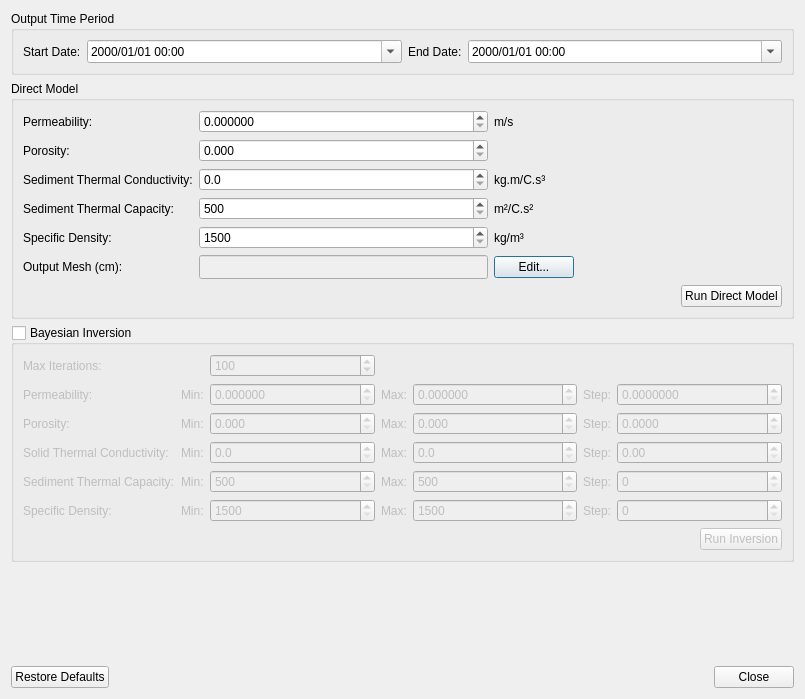
<?xml version="1.0" encoding="UTF-8"?>
<ui version="4.0">
 <class>ComputeDialog</class>
 <widget class="QDialog" name="ComputeDialog">
  <property name="geometry">
   <rect>
    <x>0</x>
    <y>0</y>
    <width>805</width>
    <height>699</height>
   </rect>
  </property>
  <property name="minimumSize">
   <size>
    <width>200</width>
    <height>0</height>
   </size>
  </property>
  <property name="windowTitle">
   <string>Compute Dialog</string>
  </property>
  <layout class="QVBoxLayout" name="verticalLayout_3">
   <item>
    <widget class="QGroupBox" name="boxDates">
     <property name="title">
      <string>Output Time Period</string>
     </property>
     <layout class="QHBoxLayout" name="horizontalLayout_4" stretch="0,1,0,1">
      <item>
       <widget class="QLabel" name="label_32">
        <property name="text">
         <string>Start Date:</string>
        </property>
       </widget>
      </item>
      <item>
       <widget class="QDateTimeEdit" name="editStartDate">
        <property name="displayFormat">
         <string>yyyy/MM/dd HH:mm</string>
        </property>
        <property name="calendarPopup">
         <bool>true</bool>
        </property>
       </widget>
      </item>
      <item>
       <widget class="QLabel" name="label_33">
        <property name="text">
         <string>End Date:</string>
        </property>
       </widget>
      </item>
      <item>
       <widget class="QDateTimeEdit" name="editEndDate">
        <property name="displayFormat">
         <string>yyyy/MM/dd HH:mm</string>
        </property>
        <property name="calendarPopup">
         <bool>true</bool>
        </property>
       </widget>
      </item>
     </layout>
    </widget>
   </item>
   <item>
    <widget class="QGroupBox" name="boxModel">
     <property name="title">
      <string>Direct Model</string>
     </property>
     <layout class="QVBoxLayout" name="verticalLayout">
      <item>
       <layout class="QGridLayout" name="gridLayout_2">
        <item row="0" column="0">
         <widget class="QLabel" name="label_2">
          <property name="text">
           <string>Permeability:</string>
          </property>
         </widget>
        </item>
        <item row="0" column="1">
         <widget class="QDoubleSpinBox" name="editPermeability">
          <property name="decimals">
           <number>6</number>
          </property>
          <property name="maximum">
           <double>1.000000000000000</double>
          </property>
         </widget>
        </item>
        <item row="0" column="2">
         <widget class="QLabel" name="label_28">
          <property name="text">
           <string>m/s</string>
          </property>
         </widget>
        </item>
        <item row="1" column="0">
         <widget class="QLabel" name="label_3">
          <property name="text">
           <string>Porosity:</string>
          </property>
         </widget>
        </item>
        <item row="1" column="1">
         <widget class="QDoubleSpinBox" name="editPorosity">
          <property name="decimals">
           <number>3</number>
          </property>
          <property name="maximum">
           <double>0.600000000000000</double>
          </property>
         </widget>
        </item>
        <item row="1" column="2">
         <spacer name="horizontalSpacer_4">
          <property name="orientation">
           <enum>Qt::Horizontal</enum>
          </property>
          <property name="sizeHint" stdset="0">
           <size>
            <width>40</width>
            <height>20</height>
           </size>
          </property>
         </spacer>
        </item>
        <item row="2" column="0">
         <widget class="QLabel" name="label_5">
          <property name="text">
           <string>Sediment Thermal Conductivity:</string>
          </property>
         </widget>
        </item>
        <item row="2" column="1">
         <widget class="QDoubleSpinBox" name="editSedThCond">
          <property name="decimals">
           <number>1</number>
          </property>
          <property name="maximum">
           <double>6.000000000000000</double>
          </property>
         </widget>
        </item>
        <item row="2" column="2">
         <widget class="QLabel" name="label_29">
          <property name="text">
           <string>kg.m/C.s³</string>
          </property>
         </widget>
        </item>
        <item row="3" column="0">
         <widget class="QLabel" name="label_18">
          <property name="text">
           <string>Sediment Thermal Capacity:</string>
          </property>
         </widget>
        </item>
        <item row="3" column="1">
         <widget class="QDoubleSpinBox" name="editSedThCap">
          <property name="decimals">
           <number>0</number>
          </property>
          <property name="minimum">
           <double>500.000000000000000</double>
          </property>
          <property name="maximum">
           <double>3000.000000000000000</double>
          </property>
         </widget>
        </item>
        <item row="3" column="2">
         <widget class="QLabel" name="label_30">
          <property name="text">
           <string>m²/C.s²</string>
          </property>
         </widget>
        </item>
        <item row="4" column="0">
         <widget class="QLabel" name="label_19">
          <property name="text">
           <string>Specific Density:</string>
          </property>
         </widget>
        </item>
        <item row="4" column="1">
         <widget class="QDoubleSpinBox" name="editDensity">
          <property name="decimals">
           <number>0</number>
          </property>
          <property name="minimum">
           <double>1500.000000000000000</double>
          </property>
          <property name="maximum">
           <double>3500.000000000000000</double>
          </property>
         </widget>
        </item>
        <item row="4" column="2">
         <widget class="QLabel" name="label_31">
          <property name="text">
           <string>kg/m³</string>
          </property>
         </widget>
        </item>
        <item row="5" column="0">
         <widget class="QLabel" name="label">
          <property name="text">
           <string>Output Mesh (cm):</string>
          </property>
         </widget>
        </item>
        <item row="5" column="1">
         <widget class="QLineEdit" name="editOutMesh">
          <property name="enabled">
           <bool>false</bool>
          </property>
          <property name="minimumSize">
           <size>
            <width>0</width>
            <height>24</height>
           </size>
          </property>
          <property name="maximumSize">
           <size>
            <width>16777215</width>
            <height>24</height>
           </size>
          </property>
          <property name="text">
           <string/>
          </property>
         </widget>
        </item>
        <item row="5" column="2">
         <layout class="QHBoxLayout" name="horizontalLayout">
          <item>
           <widget class="QPushButton" name="butOutputMesh">
            <property name="text">
             <string>Edit...</string>
            </property>
           </widget>
          </item>
          <item>
           <spacer name="horizontalSpacer_5">
            <property name="orientation">
             <enum>Qt::Horizontal</enum>
            </property>
            <property name="sizeHint" stdset="0">
             <size>
              <width>40</width>
              <height>20</height>
             </size>
            </property>
           </spacer>
          </item>
         </layout>
        </item>
       </layout>
      </item>
      <item>
       <layout class="QHBoxLayout" name="horizontalLayout_2">
        <item>
         <spacer name="horizontalSpacer_3">
          <property name="orientation">
           <enum>Qt::Horizontal</enum>
          </property>
          <property name="sizeHint" stdset="0">
           <size>
            <width>40</width>
            <height>20</height>
           </size>
          </property>
         </spacer>
        </item>
        <item>
         <widget class="QPushButton" name="butModel">
          <property name="text">
           <string>Run Direct Model</string>
          </property>
         </widget>
        </item>
       </layout>
      </item>
     </layout>
    </widget>
   </item>
   <item>
    <widget class="QGroupBox" name="boxInversion">
     <property name="title">
      <string>Bayesian Inversion</string>
     </property>
     <property name="flat">
      <bool>false</bool>
     </property>
     <property name="checkable">
      <bool>true</bool>
     </property>
     <property name="checked">
      <bool>false</bool>
     </property>
     <layout class="QVBoxLayout" name="verticalLayout_2">
      <item>
       <layout class="QGridLayout" name="gridLayout" columnstretch="0,0,1,0,1,0,1">
        <item row="1" column="4">
         <widget class="QDoubleSpinBox" name="editPermMax">
          <property name="decimals">
           <number>6</number>
          </property>
          <property name="maximum">
           <double>1.000000000000000</double>
          </property>
         </widget>
        </item>
        <item row="5" column="6">
         <widget class="QDoubleSpinBox" name="editDenStep">
          <property name="decimals">
           <number>0</number>
          </property>
          <property name="maximum">
           <double>500.000000000000000</double>
          </property>
         </widget>
        </item>
        <item row="4" column="0">
         <widget class="QLabel" name="label_24">
          <property name="text">
           <string>Sediment Thermal Capacity:</string>
          </property>
         </widget>
        </item>
        <item row="4" column="1">
         <widget class="QLabel" name="label_26">
          <property name="text">
           <string>Min:</string>
          </property>
         </widget>
        </item>
        <item row="4" column="2">
         <widget class="QDoubleSpinBox" name="editCapMin">
          <property name="decimals">
           <number>0</number>
          </property>
          <property name="minimum">
           <double>500.000000000000000</double>
          </property>
          <property name="maximum">
           <double>3000.000000000000000</double>
          </property>
         </widget>
        </item>
        <item row="4" column="3">
         <widget class="QLabel" name="label_20">
          <property name="text">
           <string>Max:</string>
          </property>
         </widget>
        </item>
        <item row="4" column="4">
         <widget class="QDoubleSpinBox" name="editCapMax">
          <property name="decimals">
           <number>0</number>
          </property>
          <property name="minimum">
           <double>500.000000000000000</double>
          </property>
          <property name="maximum">
           <double>3000.000000000000000</double>
          </property>
         </widget>
        </item>
        <item row="1" column="3">
         <widget class="QLabel" name="label_9">
          <property name="text">
           <string>Max:</string>
          </property>
         </widget>
        </item>
        <item row="2" column="0">
         <widget class="QLabel" name="label_7">
          <property name="text">
           <string>Porosity:</string>
          </property>
         </widget>
        </item>
        <item row="2" column="1">
         <widget class="QLabel" name="label_13">
          <property name="text">
           <string>Min:</string>
          </property>
         </widget>
        </item>
        <item row="2" column="2">
         <widget class="QDoubleSpinBox" name="editPoroMin">
          <property name="decimals">
           <number>3</number>
          </property>
          <property name="maximum">
           <double>0.600000000000000</double>
          </property>
         </widget>
        </item>
        <item row="2" column="3">
         <widget class="QLabel" name="label_14">
          <property name="text">
           <string>Max:</string>
          </property>
         </widget>
        </item>
        <item row="0" column="0">
         <widget class="QLabel" name="label_4">
          <property name="text">
           <string>Max Iterations:</string>
          </property>
         </widget>
        </item>
        <item row="1" column="1">
         <widget class="QLabel" name="label_8">
          <property name="text">
           <string>Min:</string>
          </property>
         </widget>
        </item>
        <item row="1" column="6">
         <widget class="QDoubleSpinBox" name="editPermStep">
          <property name="decimals">
           <number>7</number>
          </property>
          <property name="maximum">
           <double>0.000100000000000</double>
          </property>
         </widget>
        </item>
        <item row="1" column="2">
         <widget class="QDoubleSpinBox" name="editPermMin">
          <property name="decimals">
           <number>6</number>
          </property>
          <property name="maximum">
           <double>1.000000000000000</double>
          </property>
         </widget>
        </item>
        <item row="5" column="0">
         <widget class="QLabel" name="label_22">
          <property name="text">
           <string>Specific Density:</string>
          </property>
         </widget>
        </item>
        <item row="5" column="1">
         <widget class="QLabel" name="label_21">
          <property name="text">
           <string>Min:</string>
          </property>
         </widget>
        </item>
        <item row="2" column="6">
         <widget class="QDoubleSpinBox" name="editPoroStep">
          <property name="decimals">
           <number>4</number>
          </property>
          <property name="maximum">
           <double>0.100000000000000</double>
          </property>
         </widget>
        </item>
        <item row="3" column="0">
         <widget class="QLabel" name="label_11">
          <property name="text">
           <string>Solid Thermal Conductivity:</string>
          </property>
         </widget>
        </item>
        <item row="3" column="1">
         <widget class="QLabel" name="label_16">
          <property name="text">
           <string>Min:</string>
          </property>
         </widget>
        </item>
        <item row="4" column="5">
         <widget class="QLabel" name="label_27">
          <property name="text">
           <string>Step:</string>
          </property>
         </widget>
        </item>
        <item row="4" column="6">
         <widget class="QDoubleSpinBox" name="editCapStep">
          <property name="decimals">
           <number>0</number>
          </property>
          <property name="minimum">
           <double>0.000000000000000</double>
          </property>
          <property name="maximum">
           <double>500.000000000000000</double>
          </property>
         </widget>
        </item>
        <item row="5" column="2">
         <widget class="QDoubleSpinBox" name="editDenMin">
          <property name="decimals">
           <number>0</number>
          </property>
          <property name="minimum">
           <double>1500.000000000000000</double>
          </property>
          <property name="maximum">
           <double>3500.000000000000000</double>
          </property>
         </widget>
        </item>
        <item row="5" column="3">
         <widget class="QLabel" name="label_25">
          <property name="text">
           <string>Max:</string>
          </property>
         </widget>
        </item>
        <item row="5" column="4">
         <widget class="QDoubleSpinBox" name="editDenMax">
          <property name="decimals">
           <number>0</number>
          </property>
          <property name="minimum">
           <double>1500.000000000000000</double>
          </property>
          <property name="maximum">
           <double>3500.000000000000000</double>
          </property>
         </widget>
        </item>
        <item row="5" column="5">
         <widget class="QLabel" name="label_23">
          <property name="text">
           <string>Step:</string>
          </property>
         </widget>
        </item>
        <item row="1" column="5">
         <widget class="QLabel" name="label_10">
          <property name="text">
           <string>Step:</string>
          </property>
         </widget>
        </item>
        <item row="0" column="3" colspan="4">
         <spacer name="horizontalSpacer">
          <property name="orientation">
           <enum>Qt::Horizontal</enum>
          </property>
          <property name="sizeHint" stdset="0">
           <size>
            <width>298</width>
            <height>20</height>
           </size>
          </property>
         </spacer>
        </item>
        <item row="2" column="4">
         <widget class="QDoubleSpinBox" name="editPoroMax">
          <property name="decimals">
           <number>3</number>
          </property>
          <property name="maximum">
           <double>0.600000000000000</double>
          </property>
         </widget>
        </item>
        <item row="2" column="5">
         <widget class="QLabel" name="label_12">
          <property name="text">
           <string>Step:</string>
          </property>
         </widget>
        </item>
        <item row="3" column="2">
         <widget class="QDoubleSpinBox" name="editCondMin">
          <property name="decimals">
           <number>1</number>
          </property>
          <property name="maximum">
           <double>6.000000000000000</double>
          </property>
         </widget>
        </item>
        <item row="3" column="3">
         <widget class="QLabel" name="label_17">
          <property name="text">
           <string>Max:</string>
          </property>
         </widget>
        </item>
        <item row="3" column="4">
         <widget class="QDoubleSpinBox" name="editCondMax">
          <property name="decimals">
           <number>1</number>
          </property>
          <property name="maximum">
           <double>6.000000000000000</double>
          </property>
         </widget>
        </item>
        <item row="3" column="5">
         <widget class="QLabel" name="label_15">
          <property name="text">
           <string>Step:</string>
          </property>
         </widget>
        </item>
        <item row="3" column="6">
         <widget class="QDoubleSpinBox" name="editCondStep">
          <property name="maximum">
           <double>1.000000000000000</double>
          </property>
         </widget>
        </item>
        <item row="1" column="0">
         <widget class="QLabel" name="label_6">
          <property name="text">
           <string>Permeability:</string>
          </property>
         </widget>
        </item>
        <item row="0" column="2">
         <widget class="QSpinBox" name="spinBox_2">
          <property name="maximum">
           <number>1001</number>
          </property>
          <property name="value">
           <number>100</number>
          </property>
         </widget>
        </item>
       </layout>
      </item>
      <item>
       <layout class="QHBoxLayout" name="horizontalLayout_3">
        <item>
         <spacer name="horizontalSpacer_2">
          <property name="orientation">
           <enum>Qt::Horizontal</enum>
          </property>
          <property name="sizeHint" stdset="0">
           <size>
            <width>488</width>
            <height>20</height>
           </size>
          </property>
         </spacer>
        </item>
        <item>
         <widget class="QPushButton" name="butInversion">
          <property name="text">
           <string>Run Inversion</string>
          </property>
         </widget>
        </item>
       </layout>
      </item>
     </layout>
    </widget>
   </item>
   <item>
    <spacer name="verticalSpacer">
     <property name="orientation">
      <enum>Qt::Vertical</enum>
     </property>
     <property name="sizeHint" stdset="0">
      <size>
       <width>20</width>
       <height>29</height>
      </size>
     </property>
    </spacer>
   </item>
   <item>
    <widget class="QDialogButtonBox" name="buttonBox">
     <property name="layoutDirection">
      <enum>Qt::LeftToRight</enum>
     </property>
     <property name="orientation">
      <enum>Qt::Horizontal</enum>
     </property>
     <property name="standardButtons">
      <set>QDialogButtonBox::Close|QDialogButtonBox::RestoreDefaults</set>
     </property>
     <property name="centerButtons">
      <bool>false</bool>
     </property>
    </widget>
   </item>
  </layout>
 </widget>
 <resources/>
 <connections>
  <connection>
   <sender>buttonBox</sender>
   <signal>accepted()</signal>
   <receiver>ComputeDialog</receiver>
   <slot>accept()</slot>
   <hints>
    <hint type="sourcelabel">
     <x>248</x>
     <y>254</y>
    </hint>
    <hint type="destinationlabel">
     <x>157</x>
     <y>274</y>
    </hint>
   </hints>
  </connection>
  <connection>
   <sender>buttonBox</sender>
   <signal>rejected()</signal>
   <receiver>ComputeDialog</receiver>
   <slot>reject()</slot>
   <hints>
    <hint type="sourcelabel">
     <x>316</x>
     <y>260</y>
    </hint>
    <hint type="destinationlabel">
     <x>286</x>
     <y>274</y>
    </hint>
   </hints>
  </connection>
  <connection>
   <sender>boxInversion</sender>
   <signal>toggled(bool)</signal>
   <receiver>editDensity</receiver>
   <slot>setDisabled(bool)</slot>
   <hints>
    <hint type="sourcelabel">
     <x>402</x>
     <y>483</y>
    </hint>
    <hint type="destinationlabel">
     <x>382</x>
     <y>249</y>
    </hint>
   </hints>
  </connection>
  <connection>
   <sender>boxInversion</sender>
   <signal>toggled(bool)</signal>
   <receiver>editPermeability</receiver>
   <slot>setDisabled(bool)</slot>
   <hints>
    <hint type="sourcelabel">
     <x>402</x>
     <y>483</y>
    </hint>
    <hint type="destinationlabel">
     <x>382</x>
     <y>117</y>
    </hint>
   </hints>
  </connection>
  <connection>
   <sender>boxInversion</sender>
   <signal>toggled(bool)</signal>
   <receiver>editPorosity</receiver>
   <slot>setDisabled(bool)</slot>
   <hints>
    <hint type="sourcelabel">
     <x>402</x>
     <y>483</y>
    </hint>
    <hint type="destinationlabel">
     <x>382</x>
     <y>150</y>
    </hint>
   </hints>
  </connection>
  <connection>
   <sender>boxInversion</sender>
   <signal>toggled(bool)</signal>
   <receiver>editSedThCap</receiver>
   <slot>setDisabled(bool)</slot>
   <hints>
    <hint type="sourcelabel">
     <x>402</x>
     <y>483</y>
    </hint>
    <hint type="destinationlabel">
     <x>382</x>
     <y>216</y>
    </hint>
   </hints>
  </connection>
  <connection>
   <sender>boxInversion</sender>
   <signal>toggled(bool)</signal>
   <receiver>editSedThCond</receiver>
   <slot>setDisabled(bool)</slot>
   <hints>
    <hint type="sourcelabel">
     <x>402</x>
     <y>483</y>
    </hint>
    <hint type="destinationlabel">
     <x>382</x>
     <y>183</y>
    </hint>
   </hints>
  </connection>
 </connections>
</ui>
